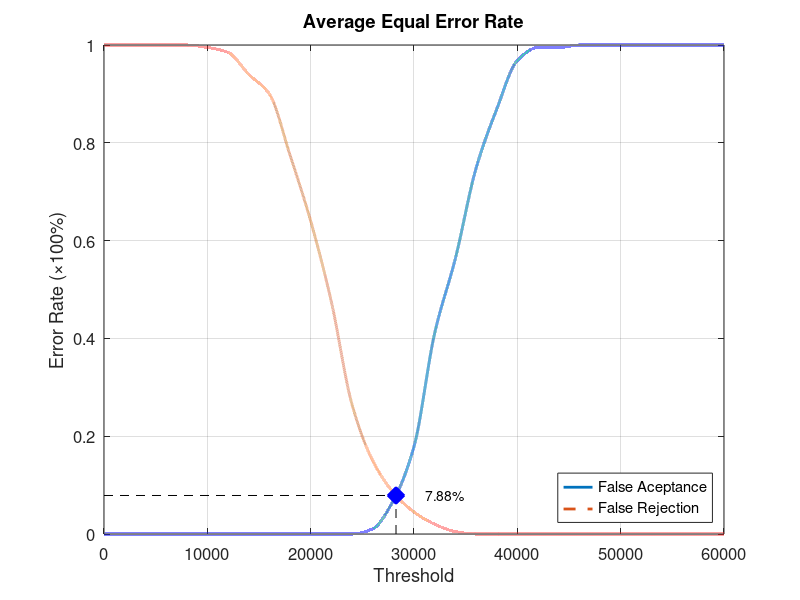
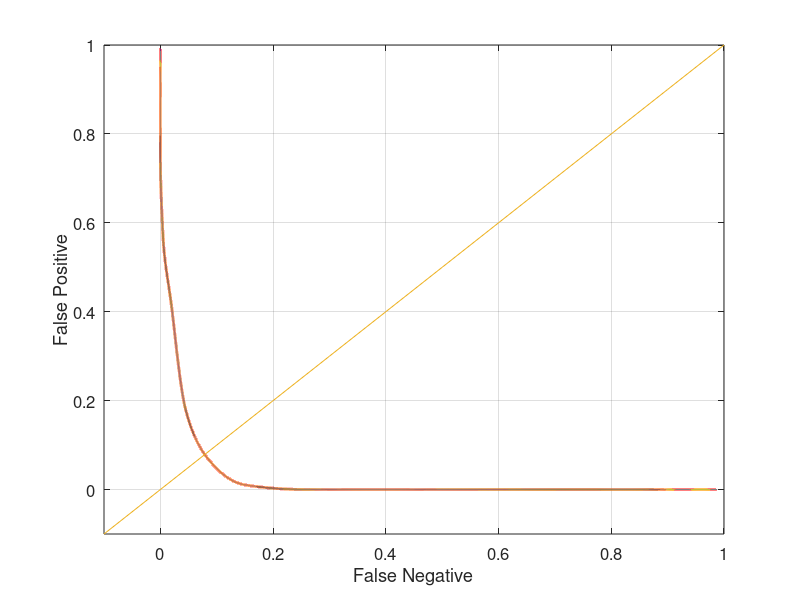

Source code (MATLAB) for these figures, in order:
function yEER = Database2_4
close all;
clear;
clc;
x = 0:2000:60000;
xq = 0:0.5:60000;

y0 = [0 0 0 0 0 0 0 0 0 0 0 0 0 0.0105263 0.0684211 0.178947 0.410526 0.563158 0.747368 0.868421 0.968421 0.994737 0.994737 1 1 1 1 1 1 1 1];
yy0 = interp1(x, y0, xq, 'pchip');
y1 = [1 1 1 1 1 0.995 0.985 0.94 0.9 0.775 0.64 0.475 0.265 0.15 0.085 0.045 0.02 0.005 0 0 0 0 0 0 0 0 0 0 0 0 0];
yy1 = interp1(x, y1, xq, 'pchip');

% Calculating EER: 
y2 = abs(y0 - y1);
find(y2 == min(y2))
yy2 = abs(yy0 - yy1);
xEER = find(yy2 == min(yy2));
xEERIndex = xq(xEER) % X-axis EER
yEER = yy0(xEER) % Y-axis EER

main = figure
plot(xq, yy0,'-','LineWidth', 2);	hold on
plot(xq, yy1,'--','LineWidth', 2);	hold on
plot([xEERIndex xEERIndex], [0 yEER], 'k--');	hold on
plot([0 xEERIndex], [yEER yEER], 'k--');	hold on
plot(xEERIndex, yEER, 'bx', 'LineWidth', 10);	hold on
text(xEERIndex + 10 * xEERIndex / 100, yEER, [num2str(round((10000 * yEER)) / 100) '%'])
legend('False Aceptance', 'False Rejection', 'Location', 'SouthEast')
xlabel('Threshold')
ylabel('Error Rate (\times100%)')
title('Average Equal Error Rate')
set(gca, 'FontSize', 12)
axis([0 60000 0 1])
grid on

print(main, 'Database2_4Main', '-dpng');
FNRxFPR = figure('Color', [1 1 1]);
plot(yy1, yy0, '-', yy1, yy0, 'LineWidth', 2);
hold on
y = -0.1:0.1:1
plot(y, y); 
set(gca, 'FontSize', 12)
xlabel('False Negative')
ylabel('False Positive')
axis([-0.1 1 -0.1 1])
set(gca, 'FontSize', 12)
grid on

print(FNRxFPR, 'Database2_4FNRxFPR','-dpng');
end
